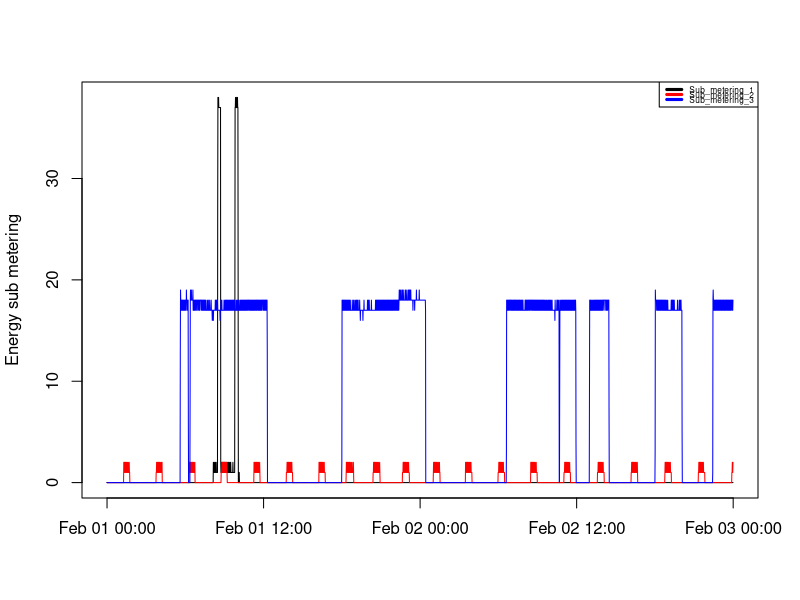

Reproduce this figure in R.
selectedData <- read.table("household_power_consumption_2days.txt", header=TRUE, sep=";", colClasses=c("Date", "character", "numeric", "numeric", "numeric", "numeric", "numeric", "numeric", "numeric", "character"), na.strings="?")
selectedData$DateTime <- strptime(selectedData$DateTime, format="%Y-%m-%d %H:%M:%S")

plot(x=selectedData$DateTime, y=selectedData$Sub_metering_1, type="l", ylab="Energy sub metering", xlab="")
lines(selectedData$DateTime, selectedData$Sub_metering_2, col="red")
lines(selectedData$DateTime, selectedData$Sub_metering_3, col="blue")
legend("topright",  y.intersp = 0.5, cex=0.5, lwd=3, col = c("black", "red", "blue"), legend = c("Sub_metering_1", "Sub_metering_2", "Sub_metering_3"))
dev.copy(png, file = "plot3.png")
dev.off()